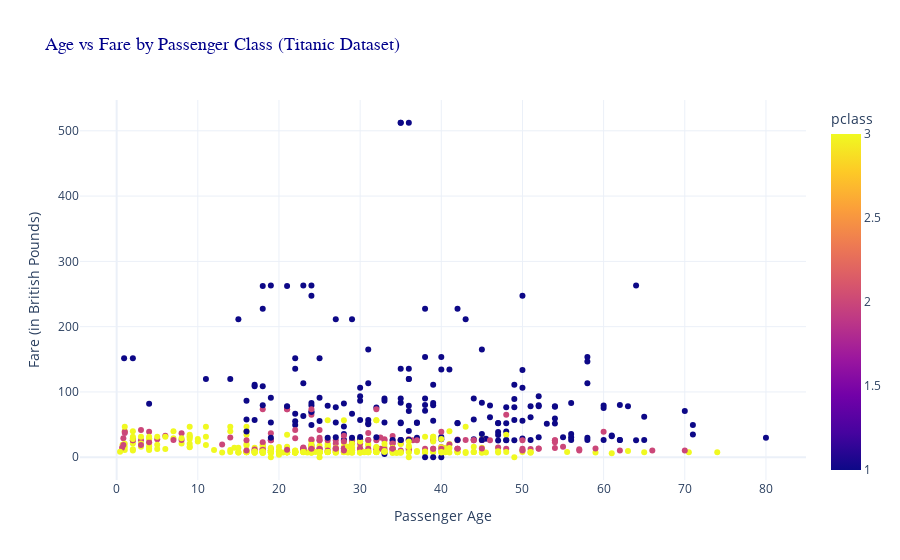

This figure's notebook cell:
### Markdown cell above
3: Interactive Scatter Plot (Age vs Fare) with Plotly

### Code cell
import plotly.express as px
# Create scatter plot
fig = px.scatter(
    titanic, 
    x="age",
    y="fare",
    color ="pclass",
    hover_data=["pclass", "fare", "survived"],
    title= "Age vs Fare by Passenger Class (Titanic Dataset)",
)

# Set up layout of scatter plot
fig.update_layout(
    xaxis_title="Passenger Age",
    yaxis_title="Fare (in British Pounds)",
    title_font=dict(size=18, family="Arial", color="darkblue"),
    template="plotly_white"                
)

# Show plot
fig.show()

### Figure 1 — Plotly figure (JSON) as saved in the notebook; plotly's stock layout.template omitted (floating-point values rounded to 4 significant figures; data arrays with more than 128 entries replaced by an {"elided": "..."} marker saying what was removed)
{"data": [{"customdata": {"elided": "891x2 int values"}, "hovertemplate": "age=%{x}<br>fare=%{y}<br>pclass=%{marker.color}<br>survived=%{customdata[1]}<extra></extra>", "legendgroup": "", "marker": {"color": {"elided": "891 int values"}, "coloraxis": "coloraxis", "symbol": "circle"}, "mode": "markers", "name": "", "orientation": "v", "showlegend": false, "type": "scatter", "x": {"elided": "891 float values"}, "xaxis": "x", "y": {"elided": "891 float values"}, "yaxis": "y"}], "layout": {"coloraxis": {"colorbar": {"title": {"text": "pclass"}}, "colorscale": [[0, "#0d0887"], [0.1111, "#46039f"], [0.2222, "#7201a8"], [0.3333, "#9c179e"], [0.4444, "#bd3786"], [0.5556, "#d8576b"], [0.6667, "#ed7953"], [0.7778, "#fb9f3a"], [0.8889, "#fdca26"], [1, "#f0f921"]]}, "legend": {"tracegroupgap": 0}, "title": {"font": {"color": "darkblue", "family": "Arial", "size": 18}, "text": "Age vs Fare by Passenger Class (Titanic Dataset)"}, "xaxis": {"anchor": "y", "domain": [0, 1], "title": {"text": "Passenger Age"}}, "yaxis": {"anchor": "x", "domain": [0, 1], "title": {"text": "Fare (in British Pounds)"}}}}
